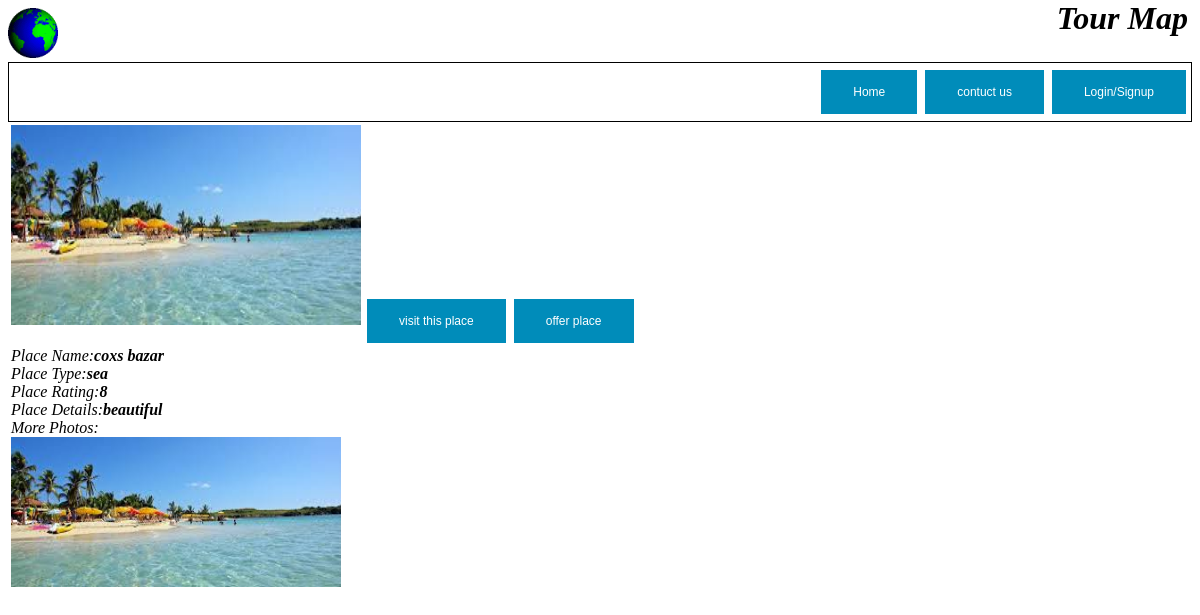
The page /place_details.php?pid=2 on the database its author committed.
### tables this page shows
CREATE TABLE `place_table` (
  `Place_Id` int(10) NOT NULL,
  `Place_Name` varchar(25) NOT NULL,
  `Type` varchar(25) NOT NULL,
  `Rating` float NOT NULL,
  `Details` varchar(100) NOT NULL,
  `Photo` varchar(30) NOT NULL
);

CREATE TABLE `photo_table` (
  `User_Email` varchar(30) NOT NULL,
  `Url` varchar(50) NOT NULL,
  `Place_Id` varchar(20) NOT NULL
);

### database.php (called while the page is built, shortened)
<?php
function getJSONFromDB($sql){
	$conn = mysqli_connect("localhost", "root", "","project");
	$result = mysqli_query($conn, $sql)or die(mysqli_error($conn));
	$arr=array();
	while($row = mysqli_fetch_assoc($result)) {
		$arr[]=$row;
	}
	return json_encode($arr);
}
?>

### place_details.php (the view, shortened to what this page needs)
<?php
require("database.php");
$sql='SELECT * FROM `place_table` WHERE Place_Id='.$_REQUEST["pid"];
$place=getJSONFromDB($sql);
$data=json_decode($place);
$isvisited=0;
$isoffer=0;
?>
<!DOCTYPE html>
<html>
	<head>
</head>
	<body>
	<img src="world.gif" width="50 px" height="50px">
        <i style="position: absolute; top: 0; right: 1%";><font size="6"><b>Tour Map</b></font></i><br>
        <table style="border: 1px solid black ; width:100%";>
            <tr style="border: 1px solid black">
                <td style="text-align:right">
				<a href = "homepage.php"><input type= "button" class= "button" value= "Home"></a>
                  <a href="contact.php"><input type="button" class = "button" value="contuct us" onclick="contact()"></a>
                  <input type="button" class = "button" value="<?php  if(isset($_SESSION['login']) &&$_SESSION['login']>0)echo $_SESSION['name']; else echo "Login/Signup"; ?>" name="<?php if(isset($_SESSION['login'])) echo $_SESSION['login'];else echo 0;?>" onclick="login(this)">
                </td>
            </tr>
        </table>
		<table>
			<tr>
				<td>
					<img src="<?php echo $data[0]->Photo ?>" height="200" width="350">
					<input type="button" id="<?php echo $_REQUEST['pid'];?>" name="<?php if(isset($_SESSION['login'])&&$_SESSION['login']==1) echo $_SESSION["email"]; else echo 'isPlaceVisited';?>" class = "button"  onclick="placevisit(this)" value="<?php if($isvisited>0)echo 'place already visited';else echo 'visit this place'; ?>" style="visibility:<?php if($_SESSION["login"]==1||!isset($_SESSION["login"])||$_SESSION['login']==0)echo 'visible'; else echo 'hidden';?>">
					<input type="button" onclick="placeoffer(this)" id="<?php echo $_REQUEST['pid']; ?>" name="<?php if(isset($_SESSION['login'])&&$_SESSION['login']==2) echo $_SESSION["licence"]; else echo "isoffer"?>" class = "button" value="<?php if($isoffer>0)echo 'place already offered';else echo 'offer place'; ?>"style="visibility:<?php if($_SESSION['login']==2||!isset($_SESSION['login'])||$_SESSION['login']==0)echo 'visible'; else echo 'hidden';?>">
                    <br/>
					<i>Place Name:<b><?php echo $data[0]->Place_Name ?></b></i><br/>
					<i>Place Type:<b><?php echo $data[0]->Type ?></b></i><br/>
					<i>Place Rating:<b><?php echo $data[0]->Rating ?></b></i><br/>
					<i>Place Details:<b><?php echo $data[0]->Details ?></b></i><br/>
					<i>More Photos:</i><br>
					<?php
					$ppsql='SELECT * FROM `photo_table` where Place_Id="'.$_REQUEST["pid"].'";';
					$pphotojson=getJSONFromDB($ppsql);
					$pphoto=json_decode($pphotojson);
					$placephotos=sizeof($pphoto);
					for($i=0;$i<$placephotos;$i++){
						$source=$pphoto[$i]->Url;
						echo '<img src="'.$source.'" width="330px" height="150px"> ';
					}
				   ?>
				</td>
			</tr>
		</table>
	</body>
</html>

### place_details.php (style rules this page uses)
.button { background-color: #008CBA; border: none; color: white; padding: 15px 32px; text-align: center; text-decoration: none; display: inline-block; font-size: 12px; margin: 4px 2px; cursor: pointer; }

### rows shown on the page
place_table: Photo (picture), Place_Name "coxs bazar", Type "sea", Rating "8", Details "beautiful"
photo_table: Url (picture)
